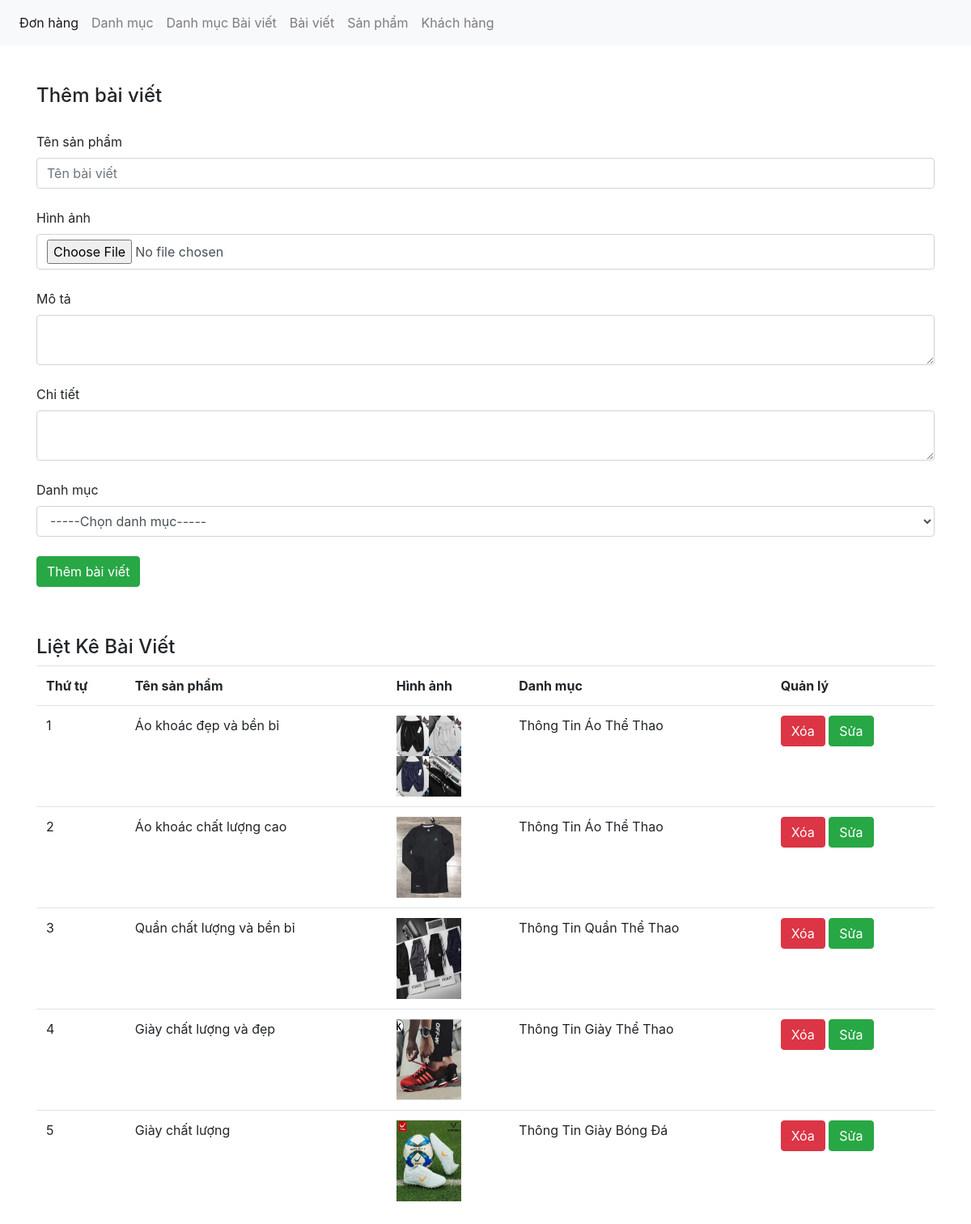
Page /admin/xulybaiviet.php on the committed database.
### tables this page shows
CREATE TABLE `tbl_baiviet` (
  `baiviet_id` int(11) NOT NULL,
  `tenbaiviet` varchar(100) NOT NULL,
  `tomtat` text NOT NULL,
  `noidung` text NOT NULL,
  `danhmuctin_id` int(11) NOT NULL,
  `baiviet_image` varchar(50) NOT NULL
);

CREATE TABLE `tbl_danhmuc_tin` (
  `danhmuctin_id` int(11) NOT NULL,
  `tendanhmuc` varchar(100) NOT NULL
);

### admin/xulybaiviet.php (the view, shortened to what this page needs)
<!DOCTYPE html>
<html lang="en">
<head>
</head>
<body>
<?php
	include('../db/connect.php');
?>
<!DOCTYPE html>
<html lang="en">
<head>
	<link href="../css/bootstrap.css" rel="stylesheet" type="text/css" media="all" />
</head>
<body>
	<nav class="navbar navbar-expand-lg navbar-light bg-light">
	  <div class="collapse navbar-collapse" id="navbarNav">
	    <ul class="navbar-nav">
	      <li class="nav-item active">
	        <a class="nav-link" href="xulydonhang.php">Đơn hàng <span class="sr-only">(current)</span></a>
	      </li>
	      <li class="nav-item">
	        <a class="nav-link" href="xulydanhmuc.php">Danh mục</a>
	      </li>
	       <li class="nav-item">
	        <a class="nav-link" href="xulydanhmucbaiviet.php">Danh mục Bài viết</a>
	      </li>
	       <li class="nav-item">
	        <a class="nav-link" href="xulybaiviet.php">Bài viết</a>
	      </li>
	      <li class="nav-item">
	        <a class="nav-link" href="xulysanpham.php">Sản phẩm</a>
	      </li>
	       <li class="nav-item">
	        <a class="nav-link" href="xulykhachhang.php">Khách hàng</a>
	      </li>
	    </ul>
	  </div>
	</nav><br><br>
	<div class="container">
		<div class="row">
		<?php
			if(isset($_GET['quanly'])=='capnhat'){
				$id_capnhat = $_GET['capnhat_id'];
				$sql_capnhat = mysqli_query($con,"SELECT * FROM tbl_baiviet WHERE baiviet_id='$id_capnhat'");
				$row_capnhat = mysqli_fetch_array($sql_capnhat);
				$id_category_1 = $row_capnhat['danhmuctin_id'];
				?>
				<div class="col-md-12">
				<h4>Cập Nhật Bài Viết</h4>
				<form action="" method="POST" enctype="multipart/form-data">
					<label>Tên bài viết</label>
					<input type="text" class="form-control" name="tenbaiviet" value="<?php echo $row_capnhat['tenbaiviet'] ?>"><br>
					<input type="hidden" class="form-control" name="id_update" value="<?php echo $row_capnhat['baiviet_id'] ?>">
					<label>Hình ảnh</label>
					<input type="file" class="form-control" name="hinhanh"><br>
					<img src="../uploads/<?php echo $row_capnhat['baiviet_image'] ?>" height="80" width="80"><br><br>
					<label>Mô tả</label>
					<textarea class="form-control" rows="10" name="mota"><?php echo $row_capnhat['tomtat'] ?></textarea><br>
					<label>Chi tiết</label>
					<textarea class="form-control" rows="10" name="chitiet"><?php echo $row_capnhat['noidung'] ?></textarea><br>
					<label>Danh mục</label>
					<?php
					$sql_danhmuc = mysqli_query($con,"SELECT * FROM tbl_danhmuc_tin ORDER BY danhmuctin_id DESC");
					?>
					<select name="danhmuc" class="form-control">
						<option value="0">-----Chọn danh mục-----</option>
						<?php
						while($row_danhmuc = mysqli_fetch_array($sql_danhmuc)){
							if($id_category_1==$row_danhmuc['danhmuctin_id']){
						?>
						<option selected value="<?php echo $row_danhmuc['danhmuctin_id'] ?>"><?php echo $row_danhmuc['tendanhmuc'] ?></option>
						<?php
							}else{
						?>
						<option value="<?php echo $row_danhmuc['danhmuctin_id'] ?>"><?php echo $row_danhmuc['tendanhmuc'] ?></option>
						<?php
							}
						}
						?>
					</select><br>
					<input type="submit" name="capnhatbaiviet" value="Cập nhật bài viết" class="btn btn-success">
				</form>
				</div>
			<?php
			}else{
				?>
				<div class="col-md-12">
				<h4>Thêm bài viết</h4>
				<form action="" method="POST" enctype="multipart/form-data" style="margin-top: 30px">
					<label>Tên sản phẩm</label>
					<input type="text" class="form-control" name="tenbaiviet" placeholder="Tên bài viết"><br>
					<label>Hình ảnh</label>
					<input type="file" class="form-control" name="hinhanh"><br>
					<label>Mô tả</label>
					<textarea class="form-control" name="mota"></textarea><br>
					<label>Chi tiết</label>
					<textarea class="form-control" name="chitiet"></textarea><br>
					<label>Danh mục</label>
					<select name="danhmuc" class="form-control">
						<option value="0">-----Chọn danh mục-----</option>
					</select><br>
					<input type="submit" name="thembaiviet" value="Thêm bài viết" class="btn btn-success">
				</form>
				</div>
				<?php
			}
				?>
			<div class="col-md-12">
				<h4 style="margin-top: 60px">Liệt Kê Bài Viết</h4>
				<?php
				$sql_select_bv = mysqli_query($con,"SELECT * FROM tbl_baiviet,tbl_danhmuc_tin WHERE tbl_baiviet.danhmuctin_id=tbl_danhmuc_tin.danhmuctin_id ORDER BY tbl_baiviet.baiviet_id DESC");
				?>
				<table class="table table-hover" border="0.5">
					<tr>
						<th>Thứ tự</th>
						<th>Tên sản phẩm</th>
						<th>Hình ảnh</th>
						<th>Danh mục</th>
						<th>Quản lý</th>
					</tr>
					<?php
					$i = 0;
					while($row_bv = mysqli_fetch_array($sql_select_bv)){
						$i++;
					?>
					<tr>
						<td><?php echo $i ?></td>
						<td><?php echo $row_bv['tenbaiviet'] ?></td>
						<td><img src="../uploads/<?php echo $row_bv['baiviet_image'] ?>" height="100" width="80"></td>
						<td><?php echo $row_bv['tendanhmuc'] ?></td>
						<td>
							<a href="?xoa=<?php echo $row_bv['baiviet_id'] ?>" class="btn btn-danger" onclick="return confirm('Bạn chắc chắn muốn xóa chứ?')">Xóa</a>
							<a href="xulybaiviet.php?quanly=capnhat&capnhat_id=<?php echo $row_bv['baiviet_id'] ?>" class="btn btn-success">Sửa</a>
						</td>
					</tr>
				<?php
					}
					?>
				</table>
			</div>
		</div>
	</div>
</body>
</html>

### rows in the picture
tbl_baiviet: tenbaiviet "Áo khoác đẹp và bền bỉ", baiviet_image (picture), danhmuctin.tendanhmuc "Thông Tin Áo Thể Thao"
tbl_baiviet: tenbaiviet "Áo khoác chất lượng cao", baiviet_image (picture), danhmuctin.tendanhmuc "Thông Tin Áo Thể Thao"
tbl_baiviet: tenbaiviet "Quần chất lượng và bền bỉ", baiviet_image (picture), danhmuctin.tendanhmuc "Thông Tin Quần Thể Thao"
tbl_baiviet: tenbaiviet "Giày chất lượng và đẹp", baiviet_image (picture), danhmuctin.tendanhmuc "Thông Tin Giày Thể Thao"
tbl_baiviet: tenbaiviet "Giày chất lượng", baiviet_image (picture), danhmuctin.tendanhmuc "Thông Tin Giày Bóng Đá"
